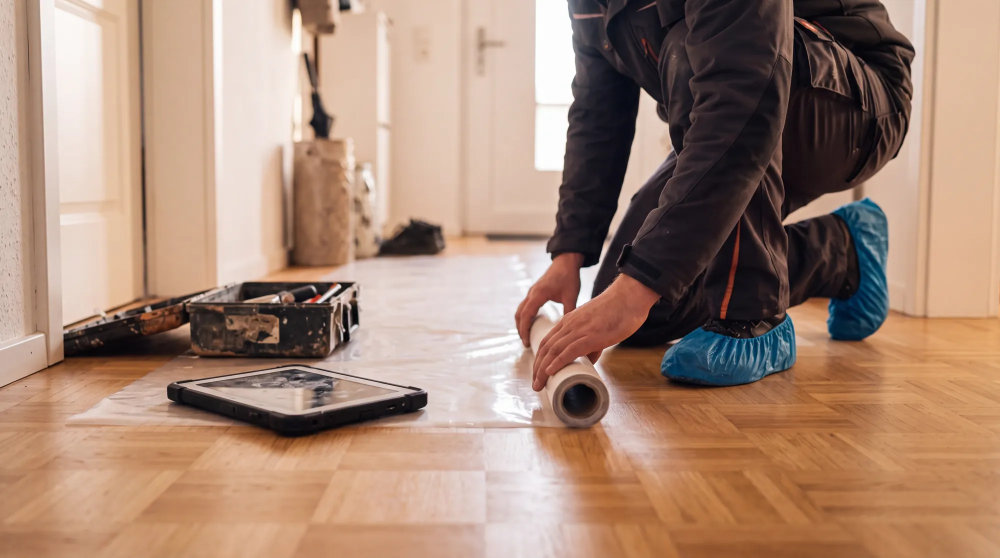
#> input picture site/assets/img/baustelle.webp, 2000 x 1116 px (shown at 1/2 size)
$ python -i make_tag_video.py   (imports and definitions only)
#> lines starting #> are read from the running program, lines starting #| are printed output that depends on the picture
#!/usr/bin/env python3
"""WARMHERZ · „Ein Tag bei uns“ als ~21-s-Motion-Video (1920x1080, 30 fps).
Fotos mit Ken-Burns-Fahrt, Uhr zählt zur nächsten Uhrzeit, Sätze gleiten ein, Fortschrittsbalken,
Schlusskarte. Stil A Signal: Schwarz/Weiß/#FF5B1F, IBM Plex Sans.
Nutzung: python3 tools/make_tag_video.py  -> site/assets/video/ein-tag.mp4 (+ 720p, webm, poster)
"""
import math, os, subprocess, sys
from PIL import Image, ImageDraw, ImageFont, ImageFilter

ROOT = os.path.dirname(os.path.dirname(os.path.abspath(__file__)))
IMG = os.path.join(ROOT, 'site/assets/img')
OUT = os.path.join(ROOT, 'site/assets/video')
FONT = os.path.join(ROOT, 'tools/fonts')
# [1 line not run here, left out]

W, H, FPS = 1920, 1080, 30
ACC = (255, 91, 31)
SCENE, FADE, END = 2.7, 0.5, 3.0

def F(name, size): return ImageFont.truetype(os.path.join(FONT, f'IBMPlexSans-{name}.ttf'), size)
f_clock, f_head, f_place, f_logo, f_small, f_end = F('Bold', 150), F('Bold', 78), F('SemiBold', 30), F('Bold', 34), F('Medium', 28), F('Bold', 120)

SCENES = [
    ('kaffee', '06:58', 'Werkstatt, Bielefeld', 'Der Tag fängt mit Kaffee an.', (1.12, 1.0), (0.5, 0.45)),
    ('transporter', '07:40', 'Unterwegs nach Schildesche', 'Lukas fährt. Lea lernt mit.', (1.0, 1.1), (0.55, 0.45)),
    ('baustelle', '08:15', 'Bei Familie Hartmann', 'Folie auf den Boden. Sauber.', (1.1, 1.0), (0.5, 0.5)),
    ('lea', '11:30', 'Technikraum im Keller', 'Lea verpresst ihr erstes Rohr.', (1.0, 1.1), (0.45, 0.4)),
    ('display', '14:30', 'Inbetriebnahme', 'Die Wärmepumpe läuft.', (1.1, 1.0), (0.5, 0.4)),
    ('feierabend', '16:30', 'Zurück in der Werkstatt', 'Feierabend um halb fünf.', (1.0, 1.1), (0.5, 0.45)),
    ('familie', '19:00', 'Familie Hartmann, abends', 'Abends ist es warm. Überall.', (1.12, 1.0), (0.5, 0.5)),
]
photos = {}
# [4 lines not run here, left out]

ease = lambda t: 1 - (1 - max(0, min(1, t))) ** 3
ease_io = lambda t: (lambda x: 4 * x ** 3 if x < .5 else 1 - (-2 * x + 2) ** 3 / 2)(max(0, min(1, t)))

# Verlauf unten für Lesbarkeit
shade = Image.new('L', (W, H), 0)
#> shade: PIL image 1920x1080 L; every value is 0
d = ImageDraw.Draw(shade)
# [5 lines not run here, left out]
black = Image.new('RGB', (W, H), (0, 0, 0))
#> black: PIL image 1920x1080 RGB; every value is 0

# [9 lines left out: function photo_frame, not called in this run]

def tmin(s): h, m = s.split(':'); return int(h) * 60 + int(m)

# [6 lines left out: function logo, not called in this run]

def render(frame):
    t = frame / FPS
    total_scenes = len(SCENES) * SCENE
    if t < total_scenes + FADE:
        i = min(int(t // SCENE), len(SCENES) - 1)
        lt = t - i * SCENE
        base = photo_frame(i, lt)
        if lt > SCENE - FADE and i + 1 < len(SCENES):   # Überblendung zur nächsten Szene
            nxt = photo_frame(i + 1, lt - SCENE)
            base = Image.blend(base, nxt, ease_io((lt - (SCENE - FADE)) / FADE))
        img = Image.composite(black, base, shade).convert('RGBA')
        ov = Image.new('RGBA', (W, H), (0, 0, 0, 0)); dr = ImageDraw.Draw(ov)
        logo(dr)
        tag = 'EIN TAG BEI UNS'
        tw = dr.textlength(tag, font=f_small)
        dr.text((W - 70 - tw, 76), tag, font=f_small, fill=(255, 255, 255, 220))
        # Uhr: zählt in 0,6 s zur Szenenzeit
        cur = tmin(SCENES[i][1]); prev = tmin(SCENES[i - 1][1]) if i else cur
        m = prev + (cur - prev) * ease(lt / .6)
        clock = f'{int(m // 60):02d}:{int(m % 60):02d}'
        dr.text((70, 640), clock, font=f_clock, fill=ACC + (255,))
        # Ort + Satz gleiten ein, gleiten am Ende raus
        a_in = ease((lt - .15) / .45); a_out = 1 - ease((lt - (SCENE - .35)) / .3) if i + 1 < len(SCENES) else 1
        a = a_in * a_out; dy = (1 - a_in) * 40 - (1 - a_out) * 20
        dr.text((74, 815 + dy), SCENES[i][2].upper(), font=f_place, fill=(255, 255, 255, int(200 * a)))
        dr.text((70, 855 + dy), SCENES[i][3], font=f_head, fill=(255, 255, 255, int(255 * a)))
        # Fortschritt
        seg = (W - 140 - 6 * 10) / 7
        for j in range(7):
            x0 = 70 + j * (seg + 10)
            dr.rounded_rectangle([x0, 1000, x0 + seg, 1006], 3, fill=(255, 255, 255, 70))
            fill = 1 if j < i else (min(1, lt / SCENE) if j == i else 0)
            if fill > 0: dr.rounded_rectangle([x0, 1000, x0 + seg * fill, 1006], 3, fill=ACC + (255,))
        img = Image.alpha_composite(img, ov)
        # Schlusskarte blendet ein
        et = t - total_scenes
        if et > -FADE:
            img = Image.blend(img, end_card(et + FADE), ease_io((et + FADE) / .7))
        return img.convert('RGB')
    return end_card(t - total_scenes + FADE).convert('RGB')

# [28 lines left out: functions end_card, main, not called in this run]

# [2 lines not run here, left out]

>>> import cv2
>>> picture = cv2.imread('../site/assets/img/baustelle.webp', cv2.IMREAD_GRAYSCALE)
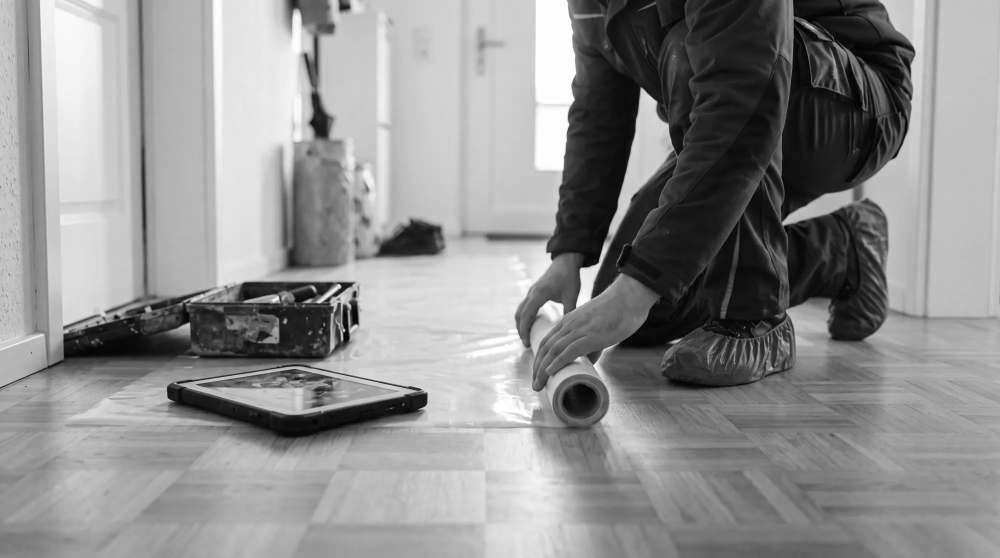
#> picture: shape (1116, 2000) (shown at 1/2 size); min 0, max 255, mean 142.4
>>> result = render(picture)
#> (the run stopped early here; a loop or call above may not have finished)

$ run again, on site/assets/img/ff-garten.webp
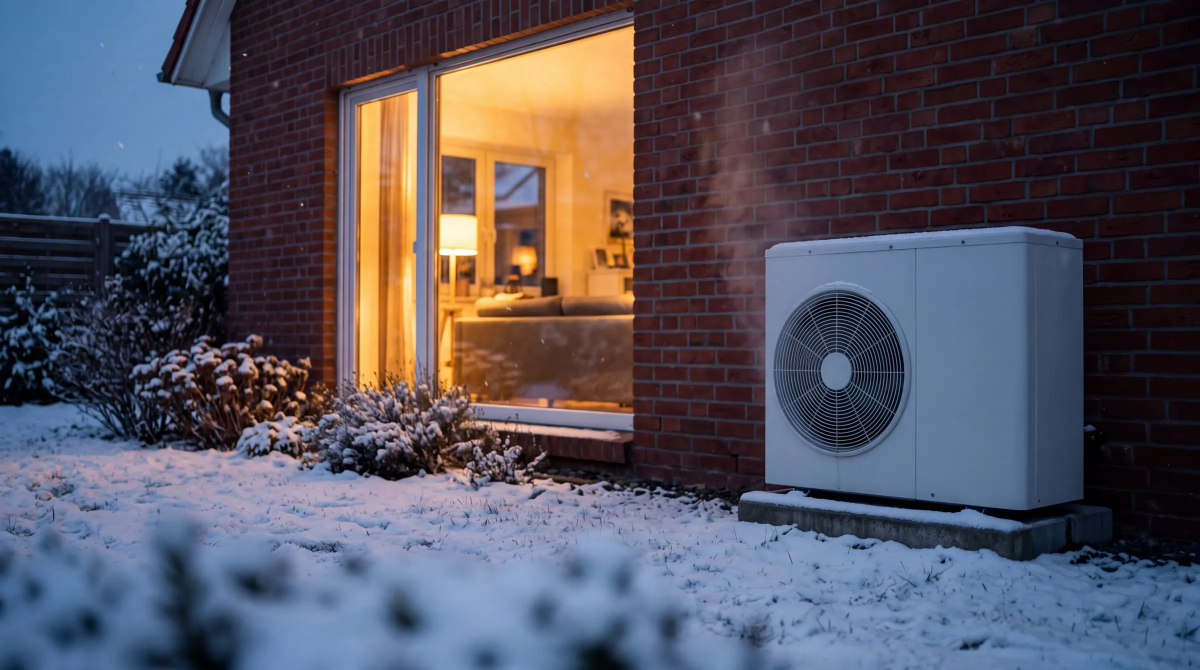
#> input picture site/assets/img/ff-garten.webp, 2400 x 1340 px (shown at 1/2 size)
#> shade: PIL image 1920x1080 L; every value is 0
#> black: PIL image 1920x1080 RGB; every value is 0
#> `picture = cv2.imread('../site/assets/img/baustelle.webp', cv2.IMREAD_G..`:
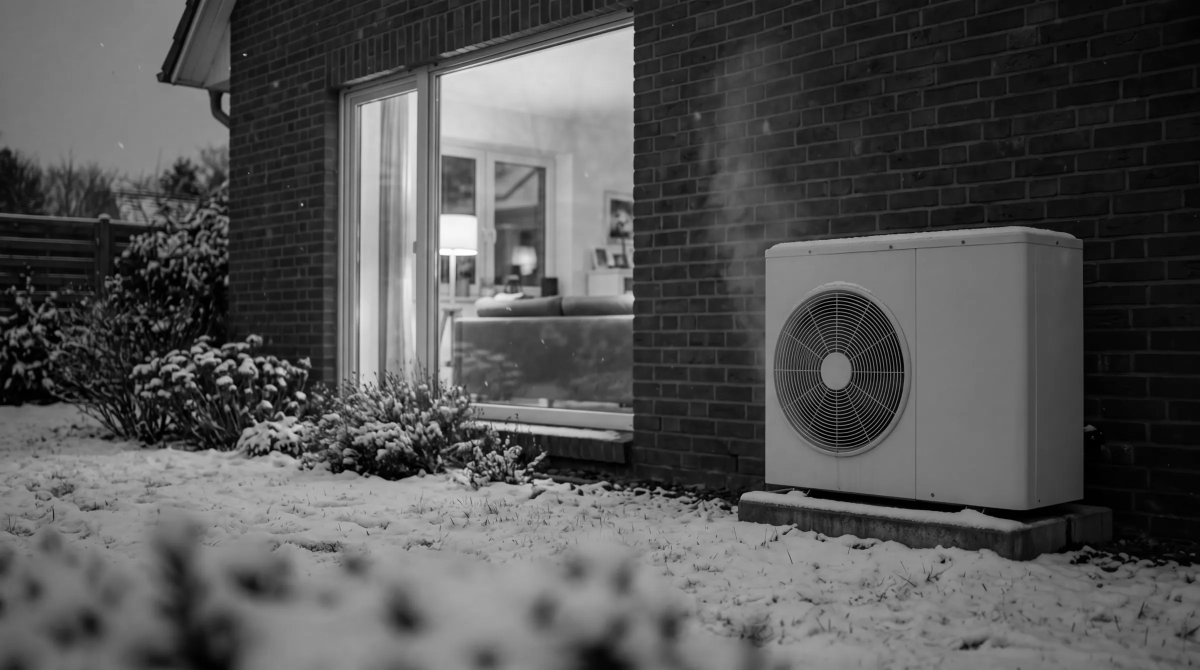
#> picture: shape (1340, 2400) (shown at 1/2 size); min 0, max 255, mean 83.4

$ run again, on site/assets/img/h-luecke.webp
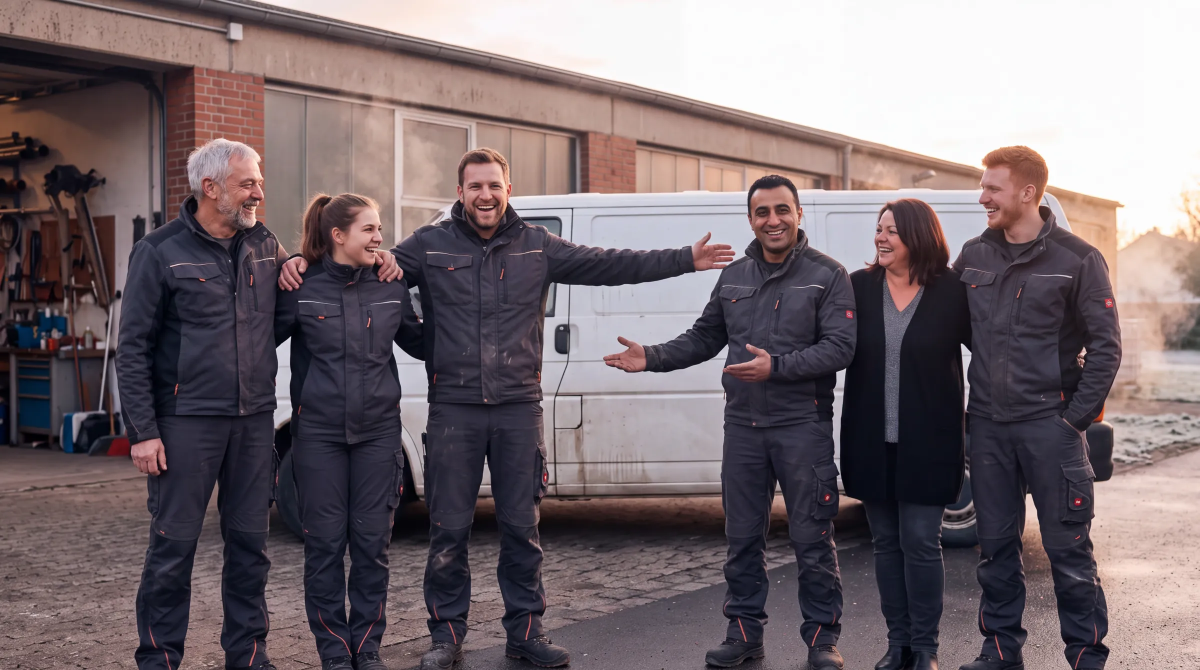
#> input picture site/assets/img/h-luecke.webp, 2400 x 1340 px (shown at 1/2 size)
#> shade: PIL image 1920x1080 L; every value is 0
#> black: PIL image 1920x1080 RGB; every value is 0
#> `picture = cv2.imread('../site/assets/img/baustelle.webp', cv2.IMREAD_G..`:
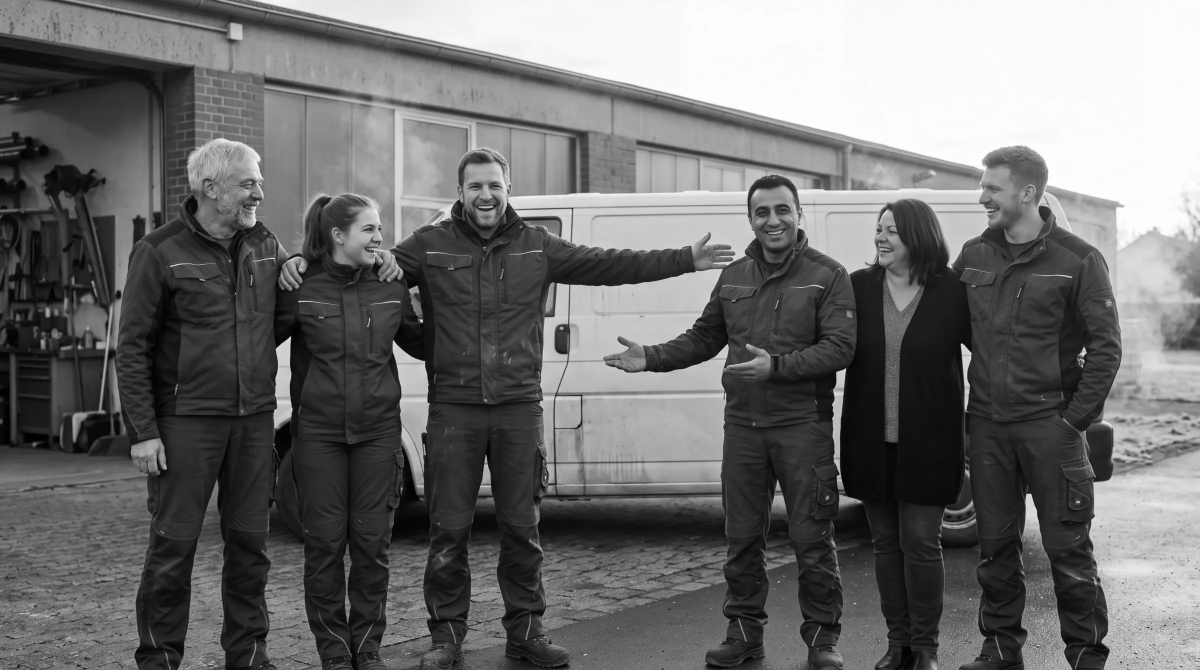
#> picture: shape (1340, 2400) (shown at 1/2 size); min 0, max 255, mean 110.1

$ run again, on site/assets/img/h-schuhe.webp
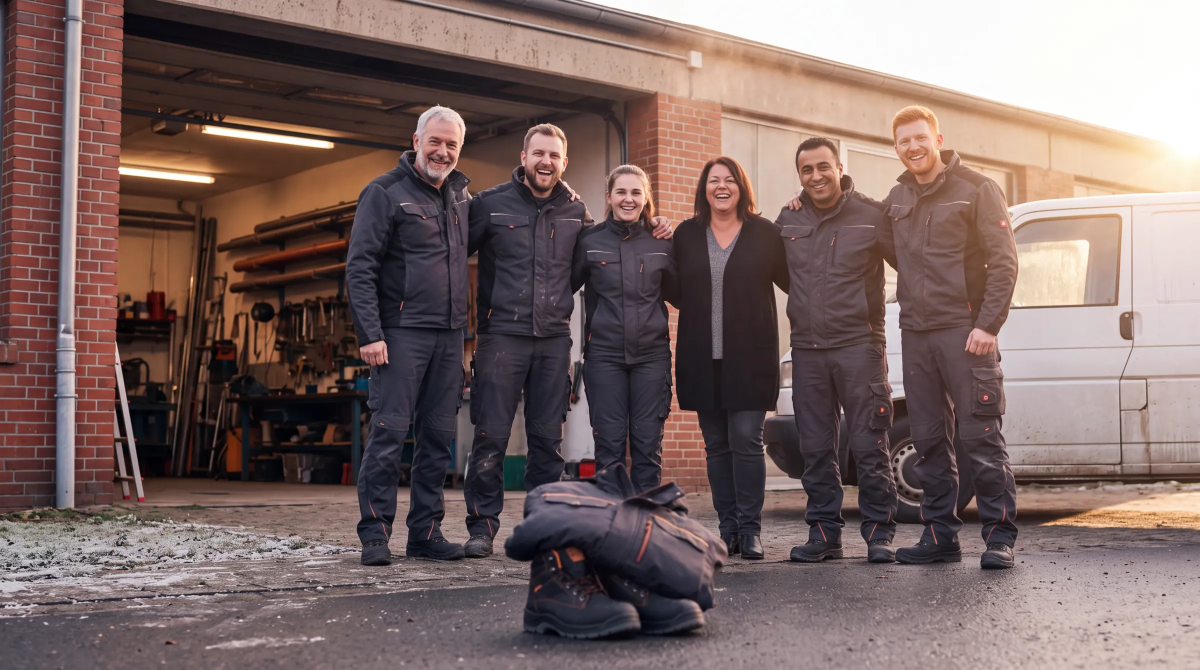
#> input picture site/assets/img/h-schuhe.webp, 2400 x 1340 px (shown at 1/2 size)
#> shade: PIL image 1920x1080 L; every value is 0
#> black: PIL image 1920x1080 RGB; every value is 0
#> `picture = cv2.imread('../site/assets/img/baustelle.webp', cv2.IMREAD_G..`:
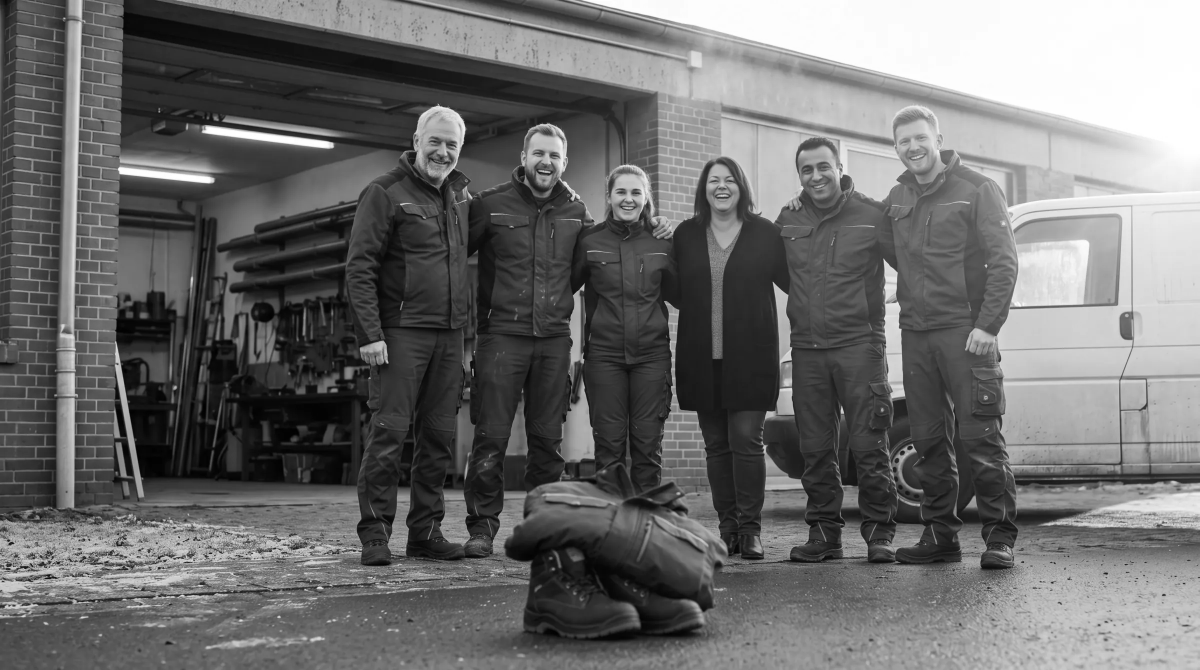
#> picture: shape (1340, 2400) (shown at 1/2 size); min 0, max 255, mean 108.3
